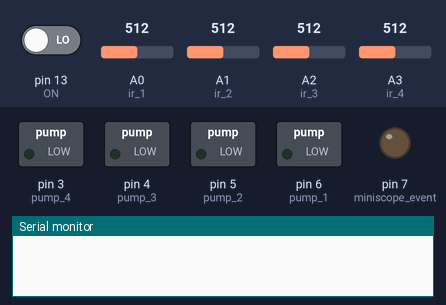
Simulated run of this sketch. Board: Arduino Uno, built with avr-gcc and run on an emulated ATmega328P. On the bench: switched loads named in the sketch (green lamp = pin HIGH), output pins drawn as LEDs (lit = HIGH), the last lines printed to the serial monitor. Inputs (shaded band) come from the test bench; at power-on: pin 13 (ON) LOW, A0 (ir_1) = 512, A1 (ir_2) = 512, A2 (ir_3) = 512, A3 (ir_4) = 512. Pins used as bus, display or sensor lines are not drawn.

Above: at 1.2 s.
1.3 s: pin 13 (ON) driven HIGH
2.8 s: A0 (ir_1) set to 273
4.3 s: A0 (ir_1) set to 244
At 5.6 s:
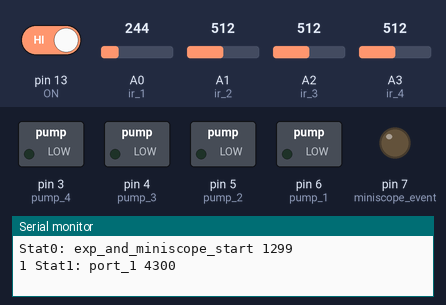
5.9 s: A1 (ir_2) set to 276
7.5 s: A1 (ir_2) set to 242
At 7.96 s:
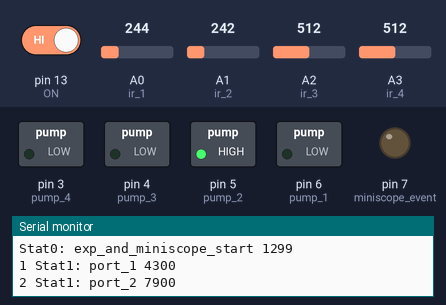
9.5 s: A2 (ir_3) set to 277
11.2 s: A2 (ir_3) set to 246
At 11.67 s:
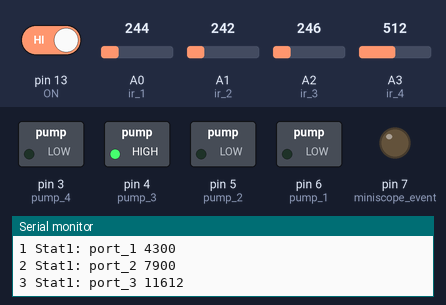
Timing chart, 0 to 14.2 s (numbered marks = the images above; inputs shaded):
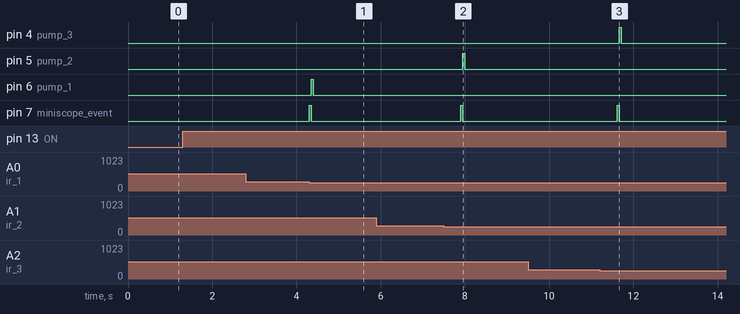

The sketch:

temporal_context3.ino
```cpp
#include <Wire.h>

int ON=13;
int pump_led=2;
int miniscope_trigger = 8;
int miniscope_event = 7;

int ir_1 = A0;
int ir_2 = A1;
int ir_3 = A2;
int ir_4 = A3;
int pump_1 = 6;
int pump_2 = 5;
int pump_3= 4;
int pump_4 = 3;

int ir[4];
float on_signal;

int Trial_num = 0;
int current_choice = -1;
int last_choice = -1;
int Choice_class = 0;
int exp_start = 0;//用来指示实验的开始时刻，开关合上之前为0，合上之后变为1,仅用来作为 实验开始时初始化的条件
int mini_interval = 3000; //if it takes less than the mini_interval for continuous licking in the same port, noted as one trial, otherwise, two trials.

unsigned long before_lick;
unsigned long after_lick;
unsigned long interval;
unsigned long nose_poke_time;
unsigned long ir_1_time;
unsigned long ir_2_time;
unsigned long ir_3_time;
unsigned long ir_4_time;

// contexts set-up
String context_setup = "ABCD"; // contexts corresponding to ports 1,2,3,4
int A_loc = context_setup.indexOf('A') +1;
int B_loc = context_setup.indexOf('B') +1;
int C_loc = context_setup.indexOf('C') +1;
int D_loc = context_setup.indexOf('D') +1;


void setup() {
  // put your setup code here, to run once:
pinMode(ON,INPUT);
pinMode(miniscope_trigger,OUTPUT);digitalWrite(miniscope_trigger,LOW);
pinMode(miniscope_event,OUTPUT);digitalWrite(miniscope_event,LOW);

pinMode(pump_1,OUTPUT);digitalWrite(pump_1,LOW);
pinMode(pump_2,OUTPUT);digitalWrite(pump_2,LOW);
pinMode(pump_3,OUTPUT);digitalWrite(pump_3,LOW);
pinMode(pump_4,OUTPUT);digitalWrite(pump_4,LOW);

pinMode(ir_1,INPUT);digitalWrite(ir_1,LOW);
pinMode(ir_2,INPUT);digitalWrite(ir_2,LOW);
pinMode(ir_3,INPUT);digitalWrite(ir_3,LOW);
pinMode(ir_4,INPUT);digitalWrite(ir_4,LOW);

Serial.begin(9600);
}

////////////////////////////////////////////////
void loop() {
  // put your main code here, to run repeatedly:
//  digitalWrite(miniscope_trigger,HIGH);
  Read_ir();
  if (exp_start==1){
    process(0);
  }
//    process(0);
}
///////////////////////////////////////////////

void process(int p){
  switch (p)
  {
    case 0://strategy
      before_lick = millis();
      while(ir[0]+ir[1]+ir[2]+ir[3]==0){Read_ir();}
      after_lick = millis();
      interval=after_lick-before_lick;
      //jump out of while means lick of any port, current_choice is one of [1,2,3,4], last_choice is one of [-1,1,2,3,4]

      if (current_choice == last_choice && interval < mini_interval ){
        break;
      }else{
        Trial_num =Trial_num+1;
        nose_poke_time = millis();
        miniscope_event_on();
        Serial.print(Trial_num);
        if (last_choice == -1){
          // if the first trial could be any port.
          Signal(current_choice+48);Serial.print(" Stat1: port_");Serial.print(current_choice);Serial.print(" ");
          // if the first trial must be licking port_1
//          if (current_choice == 1){
//            Signal(48);Serial.print(" Stat1: port_1 ");
//          }else{ Serial.print(" Stat0: wrong_choice "); Serial.println(nose_poke_time);break;}
        }else if (current_choice==A_loc && last_choice==D_loc){ //D->A
          Signal(current_choice+48);Serial.print(" Stat1: port_");Serial.print(current_choice);Serial.print(" ");
        }else if(current_choice==B_loc && last_choice==A_loc){ //A->B
          Signal(current_choice+48);Serial.print(" Stat1: port_");Serial.print(current_choice);Serial.print(" ");
        }else if(current_choice==C_loc && last_choice==B_loc){ //B->C
          Signal(current_choice+48);Serial.print(" Stat1: port_");Serial.print(current_choice);Serial.print(" ");
        }else if(current_choice==D_loc && last_choice==C_loc){ //C->D
          Signal(current_choice+48);Serial.print(" Stat1: port_");Serial.print(current_choice);Serial.print(" ");
        }else{
          Serial.print(" Stat0: port_");Serial.print(current_choice);Serial.print(" ");
        }
        Serial.println(nose_poke_time);
        last_choice = current_choice;
        break;
      }
      break;

    default:
      break;
  }}

void Signal(int s){
  switch (s)
  {
    case 49:
      water_deliver(pump_1,50);
      break;
    case 50:
      water_deliver(pump_2,50);
      break;
    case 51:
//      Serial.println("pump3");
      water_deliver(pump_3,50);
      break;
    case 52:
//      Serial.println("pump4");
      water_deliver(pump_4,50);
      break;
    default:
      break;}
    }


void Read_ir(){
  on_signal = Read_digital(ON, 4);

  if (exp_start ==0 && on_signal>=0.90){
    unsigned long exp_start_time=millis();
    digitalWrite(miniscope_trigger,HIGH);
    Serial.print("Stat0: exp_and_miniscope_start ");
    Serial.println(exp_start_time);
    exp_start=1;
  }

  if(on_signal >= 0.90){
      if (Serial.available()){int py_Signal = Serial.read();Signal(py_Signal);}

      float ir_1_value = Read_analog(ir_1,2);
      float ir_2_value = Read_analog(ir_2,2);
      float ir_3_value = Read_analog(ir_3,2);
      float ir_4_value = Read_analog(ir_4,2);

      if (ir_1_value< 260 && ir_1_value>5) {ir[0] = 1;current_choice=1;}else{ir[0] = 0;}
      if (ir_2_value< 260 && ir_2_value>5) {ir[1] = 1;current_choice=2;}else{ir[1] = 0;}
      if (ir_3_value< 260 && ir_3_value>5) {ir[2] = 1;current_choice=3;}else{ir[2] = 0;}
      if (ir_4_value< 260 && ir_4_value>5) {ir[3] = 1;current_choice=4;}else{ir[3] = 0;}

      if (ir[0]+ir[1]+ir[2]+ir[3]==1){
        digitalWrite(pump_led,LOW);
      }else if(ir[0]+ir[1]+ir[2]+ir[3]>1){
        digitalWrite(pump_led,LOW);
        delay(200);
        digitalWrite(pump_led,HIGH);
        delay(200);
      }else{
        digitalWrite(pump_led,HIGH);
      }
//      Serial.print(ir_1_value);Serial.print(" ");
//      Serial.print(ir_2_value);Serial.print(" ");
//      Serial.print(ir_3_value);Serial.print(" ");
//      Serial.print(ir_4_value);Serial.print(" ");
//      Serial.print(ir[0]);Serial.print(" ");
//      Serial.print(ir[1]);Serial.print(" ");
//      Serial.print(ir[2]);Serial.print(" ");
//      Serial.println(ir[3]);
//      delay(100);
  }else{
    Trial_num = 0;
    current_choice = -1;
    last_choice = -1;
    if (exp_start==1){
      Serial.println("Stat2: Terminated");
    }
    exp_start = 0;
    digitalWrite(pump_led,LOW);
    digitalWrite(miniscope_trigger,LOW);

  }  }
//////////////////////////////////////////

float Read_analog(int analog, int times) {
  float sum = 0;
  for (int i = 1; i <= times; i++) {
    int value = analogRead(analog);
    sum = sum + value;
  }
  //Serial.println(sum/times);
  return sum / times;
}

float Read_digital(int digital, int times) {
  float sum = 0;
  for (int i = 1; i <= times; i++) {
    int value = digitalRead(digital);
    sum = sum + value;
  }
  return sum / times;
}
void water_deliver(int pump, int milliseconds){
  digitalWrite(pump,HIGH);
  delay(milliseconds);
  digitalWrite(pump,LOW);  }


void miniscope_event_on(){
  digitalWrite(miniscope_event,HIGH);
  delay(50);
  digitalWrite(miniscope_event,LOW);
}
```

Measured:
- the behaviour switches between 260 and 259 on A1 (ir_2) (found by bisection; images 1 and 2)
- the behaviour switches between 260 and 259 on A2 (ir_3) (found by bisection; images 2 and 3)
- after the input at 2.8 s, every drawn part: stays the same
- after the input at 4.3 s, pin 6 (pump_1): LOW → HIGH after 0.05 s, → LOW 0.05 s later; pin 7 (miniscope_event): LOW → HIGH at once, → LOW 0.05 s later
- after the input at 5.9 s, every drawn part: stays the same
- after the input at 7.5 s, pin 5 (pump_2): LOW → HIGH after 0.45 s, → LOW 0.05 s later; pin 7 (miniscope_event): LOW → HIGH after 0.40 s, → LOW 0.05 s later
- after the input at 9.5 s, every drawn part: stays the same
- after the input at 11.2 s, pin 4 (pump_3): LOW → HIGH after 0.46 s, → LOW 0.05 s later; pin 7 (miniscope_event): LOW → HIGH after 0.41 s, → LOW 0.05 s later
